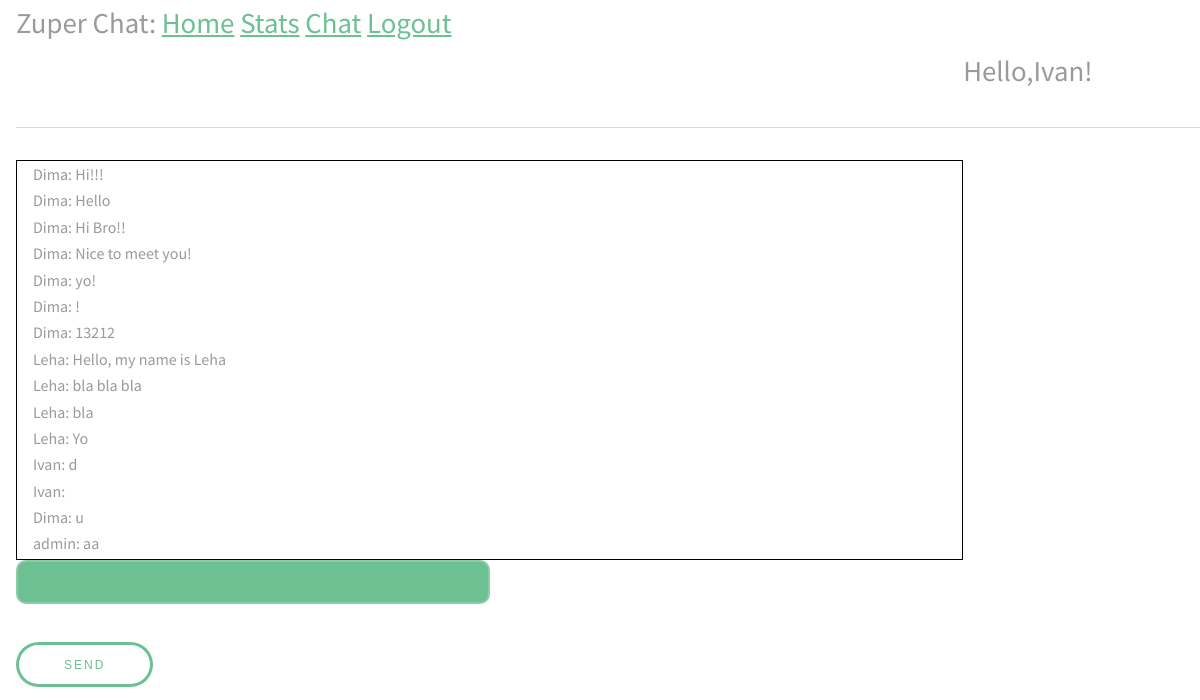
Page /chat (signed in) on the committed database.
### app/models.py (models this page shows, shortened)
class User(UserMixin, db.Model):
    id = db.Column(db.Integer, primary_key=True)
    username = db.Column(db.String(64), index=True, unique=True)
    email = db.Column(db.String(120), index=True, unique=True)
    password_hash = db.Column(db.String(128))
    chat_id = db.Column(db.Integer, db.ForeignKey("chat.id"))

class Message(db.Model):
    id = db.Column(db.Integer, primary_key=True)
    body = db.Column(db.String(140))
    timestamp = db.Column(db.DateTime, index=True, default=datetime.utcnow)
    user_id = db.Column(db.Integer, db.ForeignKey('user.id'))
    chat_id = db.Column(db.Integer, db.ForeignKey('chat.id'), default='global_chat')

### app/routes.py (the view)
@app.route('/chat')
def chat():
    if not current_user.is_authenticated:
        return redirect(url_for('login'))
    for_sending = []
    for i in get_previous_messages():
        for_sending.append([(User.query.filter_by(id = i.user_id).first().username),i.body])
    for_sending = for_sending[::-1]
    return render_template('chat.html',previous_messages=for_sending)

### app/models.py (called while the page is built)
@login.user_loader
def load_user(id):
    return User.query.get(int(id))

def get_previous_messages(quantity=15, chat_id='global_chat'):
    messages_for_sending =  Message.query.filter_by(chat_id=chat_id).order_by(Message.id.desc()).limit(quantity).all()
    return messages_for_sending

### app/templates/chat.html (shortened to what this page needs)
{% extends "base.html" %}
{% block content %}
<div class="Dmessages">
<ul id="messages">
{% set j = previous_messages|length %}
{% for i in range(previous_messages|length) %}
{{ previous_messages[i][0] }}: {{ previous_messages[i][1] }}
<br>
{% endfor %}
</ul>
</div>
<input type="text" id="myMessage">
<br>
<button id="sendbutton">Send</button>
<br>
{% endblock %}

### app/templates/base.html (shortened to what this page needs)
<html>
    <head>
        <link rel="stylesheet" href="{{ url_for('static', filename='css/main.css') }}">
    </head>
    <body>
        <div style="font-size:180%">
            Zuper Chat:
            <a href="{{ url_for('index') }}">Home</a>
            <a href="{{ url_for('stats') }}">Stats</a>
            {% if current_user.is_anonymous %}
            <a href="{{ url_for('login') }}">Login</a>
            {% else %}
            <a href="{{ url_for('chat') }}">Chat</a>
            <a href="{{ url_for('logout') }}">Logout</a>
            {% endif %}
            <p style="margin-left:80%;">Hello,{{current_user.username}}!</p>
        </div>
        <hr>
        {% block content %}{% endblock %}
    </body>
</html>

### app/static/css/main.css (style rules this page uses)
html, body, div, span, applet, object, iframe, h1, h2, h3, h4, h5, h6, p, blockquote, pre, a, abbr, acronym, address, big, cite, code, del, dfn, em, img, ins, kbd, q, s, samp, small, strike, strong, sub, sup, tt, var, b, u, i, center, dl, dt, dd, ol, ul, li, fieldset, form, label, legend, table, caption, tbody, tfoot, thead, tr, th, td, article, aside, canvas, details, embed, figure, figcaption, footer, header, hgroup, menu, nav, output, ruby, section, summary, time, mark, audio, video { margin: 0; padding: 0; border: 0; font-size: 100%; font: inherit; vertical-align: baseline; }
body { line-height: 1; }
ol, ul { list-style: none; }
body { -webkit-text-size-adjust: none; }
*, *:before, *:after { -moz-box-sizing: border-box; -webkit-box-sizing: border-box; box-sizing: border-box; }
body { -ms-overflow-style: scrollbar; }
body { background: #fff; margin-left: 1em; }
body, input, select, textarea { color: #9a9a9a; font-family: "Source Sans Pro", Arial, Helvetica, sans-serif; font-size: 1.3em; font-weight: 400; line-height: 1.65; }
@media screen and (max-width: 1680px) { body, input, select, textarea { font-size: 12pt; } }
@media screen and (max-width: 1280px) { body, input, select, textarea { font-size: 12pt; } }
a { color: #6cc091; text-decoration: underline; }
p { font-size: 1em; }
hr { border: 0; border-bottom: solid 1px #dbdbdb; margin: 2em 0; }
input[type="text"], input[type="password"], input[type="email"], input[type="tel"], select, textarea { -moz-appearance: none; -webkit-appearance: none; -ms-appearance: none; appearance: none; background: #6cc091; border-radius: 10px; border: none; border: solid 2px #8dcca9; color: #fff; display: block; outline: 0; padding: 0 1em; text-decoration: none; width: 40%; }
input[type="text"], input[type="password"], input[type="email"], select { height: 2.75em; }
ul { list-style: disc; margin: 0 0 2em 0; padding-left: 1em; }
input[type="submit"], input[type="reset"], input[type="button"], button, .button { -moz-appearance: none; -webkit-appearance: none; -ms-appearance: none; appearance: none; -moz-transition: background-color 0.2s ease-in-out, color 0.2s ease-in-out; -webkit-transition: background-color 0.2s ease-in-out, color 0.2s ease-in-out; -ms-transition: background-color 0.2s ease-in-out, color 0.2s ease-in-out; transition: background-color 0.2s ease-in-out, color 0.2s ease-in-out; background-color: transparent; box-shadow: inset 0 0 0 3px #6cc091; color: #6cc091 !important; border-radius: 30px; border: 0; cursor: pointer; display: inline-block; font-size: .75em; font-weight: 400; height: 3.75em; line-height: 3.85em; letter-spacing: 2px; padding: 0 4em; margin-top: 1em; text-align: center; text-decoration: none; text-transform: uppercase; white-space: nowrap; }

### app/templates/chat.html (style rules this page uses)
.Dmessages { overflow: auto; width: 80%; max-height: 50%; padding 5px; border: solid 1px black; }

### rows in the picture
User: username "Ivan", username "Ivan" "Ivan"
User: username "Dima" "Dima" "Dima" "Dima" "Dima" "Dima" "Dima" "Dima"
Message: body "Hi!!!"
Message: body "Hello"
Message: body "Hi Bro!!"
Message: body "Nice to meet you!"
Message: body "yo!"
Message: body "13212"
User: username "Leha" "Leha" "Leha" "Leha"
Message: body "Hello, my name is Leha"
Message: body "bla bla bla"
Message: body "bla"
Message: body "Yo"
User: username "admin"
Message: body "aa"

### other values in the picture
{{ previous_messages[i][1] }} "!" "d" "u"
